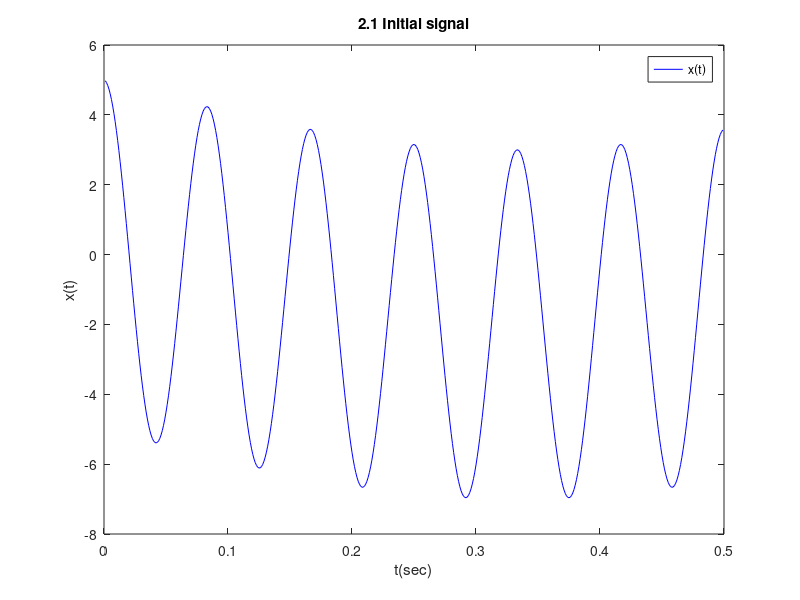
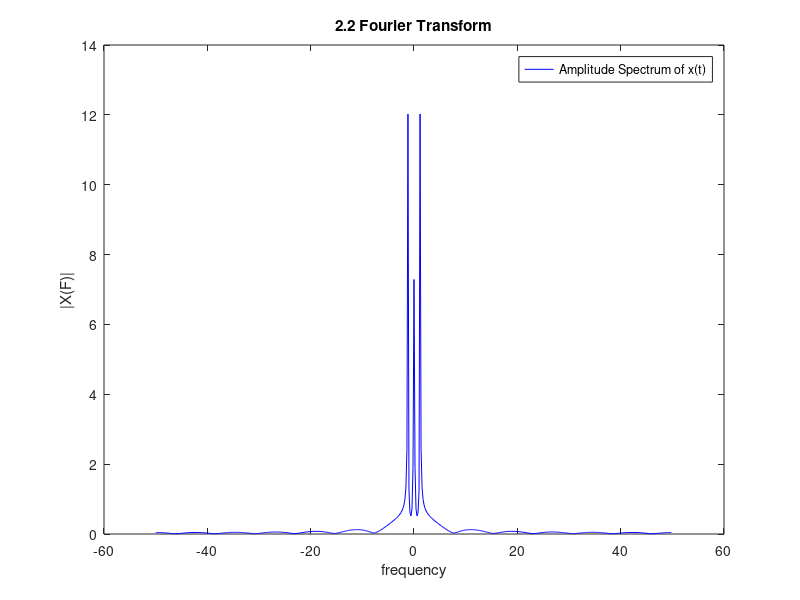
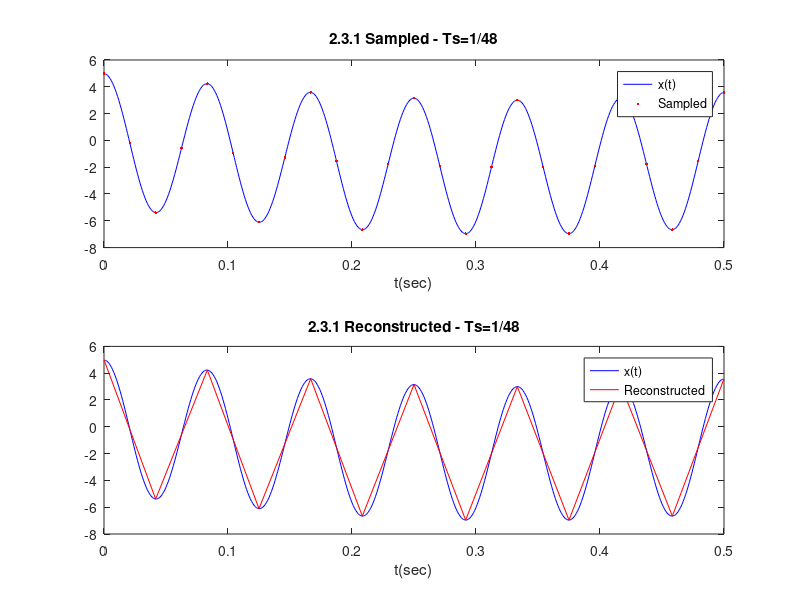
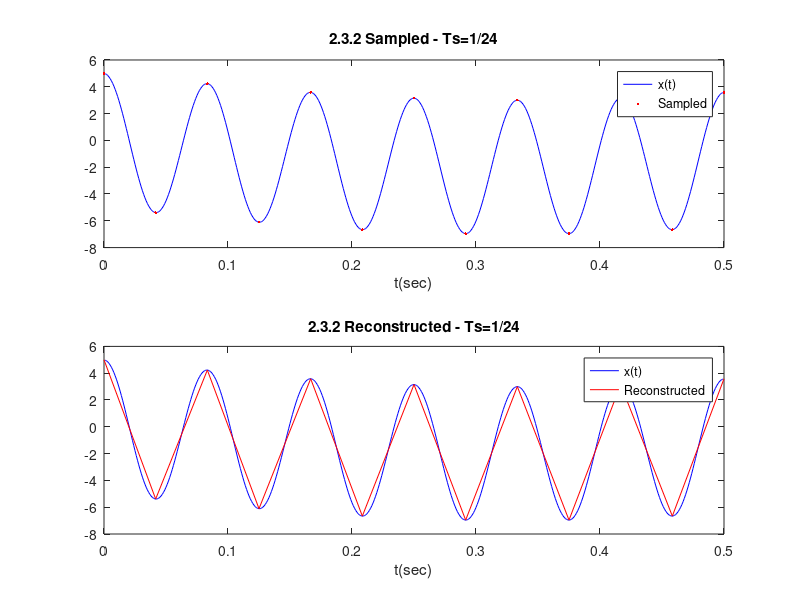

Recreate these plots in MATLAB, in order.
% ---------------------------------------------------------------------------------
%   Exercise 1, part 2
%
%   Authors : Spyridakis Christos
%   Created Date : 19/10/2019
%   Last Updated : 22/10/2019
%
%   Description: 
%               Code created for labs of Digital Signal Processing Course
%               in Technical University of Crete
%
% ---------------------------------------------------------------------------------

clear all
close all
clc

% -------------------------------
%
%           Exercise 2
%
% -------------------------------

% ---------------------------------------------------------------------------------
% 2.1
% Initial signal 
tmin = 0 ; tmax = 0.5 ;
dt = 0.001;                             % dt = 1ms
t = [ tmin + dt : dt : tmax - dt ];     % 0 < t < 500ms
x = 5*cos(24*pi*t)-2*sin(1.5*pi*t);     % x(t) = 5cos(24πt)-2sin(1.5πt)
% Plot Initial signal
stepName = '2.1 Initial signal';
f = figure();
p1 = plot(t,x,'b'); 
legend([p1],'x(t)'); legend('Location','NorthEast');
title(stepName); ylabel('x(t)'); xlabel('t(sec)');

% --------------------------------------------------------------------------------
% 2.2
% Fourier Tranform
stepName = '2.2 Fourier Transform';
Fs = 100 ;   % Sampling Frequency
DT = 1/Fs ;  % Sampling Period
NFFT = 2^nextpow2(length(x));           % NFFT = biggest power of 2, fft works best for power of 2 number of elements (e.g. 256, 512, etc..)
X = fftshift(fft(x,NFFT)*DT);
F = [-Fs/2 : Fs/NFFT : Fs/2-Fs/NFFT];   %Frequency vector
% Plot Signal
f = figure();
p1 = plot(F,abs(X),'b'); 
legend([p1],'Amplitude Spectrum of x(t)'); legend('Location','NorthEast');
title(stepName); ylabel('|X(F)|'); xlabel('frequency');


% --------------------------------------------------------------------------------
% 2.3
% Sampling
Ts = [1/48 1/24 1/12];
Ts_str = ['48';'24';'12'];

stepName = '2.3.';
for i=1:length(Ts)
    
    % Sampling
    nmin = ceil(tmin/Ts(i)); nmax = floor(tmax/Ts(i)); n = nmin:nmax;
    x_sampled = 5*cos(24*pi*n*Ts(i))-2*sin(1.5*pi*n*Ts(i));
    
    % Plot Signals
    f = figure();     
    
    % Sampled signal
    subplot(2,1,1)
    p1 = plot(t,x,'b'); 
    hold on;
    p2 = plot(n*Ts(i),x_sampled,'r.');
    legend([p1,p2],'x(t)','Sampled'); legend('Location','NorthEast');
    title(strcat(stepName, num2str(i), ' Sampled - Ts=1/', Ts_str(i,:))); xlabel('t(sec)');
    
    % Reconstructed signal
    subplot(2,1,2)
    p1 = plot(t,x,'b'); 
    hold on;
    p2 = plot(n*Ts(i),x_sampled,'r');
    legend([p1,p2],'x(t)','Reconstructed'); legend('Location','NorthEast');
    title(strcat(stepName, num2str(i), ' Reconstructed - Ts=1/', Ts_str(i,:))); xlabel('t(sec)'); 
end
